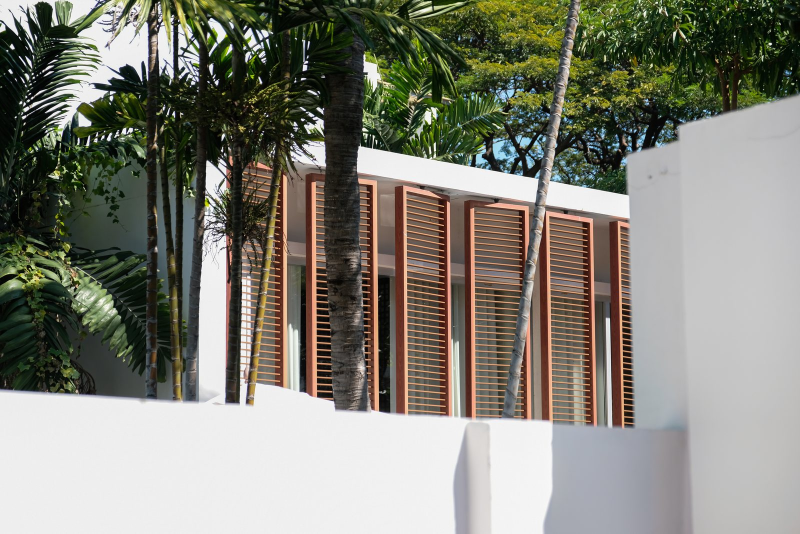
#> input picture assets/img/xaru/catalog/ch-boutique-hotels-design.jpg, 1600 x 1067 px (shown at 1/2 size); its folder holds only this picture in this run
$ python tools_derivatives.py assets/img/xaru/catalog/ch-boutique-hotels-design.jpg
#> lines starting #> are read from the running program, lines starting #| are printed output that depends on the picture
#!/usr/bin/env python3
"""Genera derivadas responsive (AVIF/WebP/JPEG) para el catalogo XARU HOME.
Anchos: 480, 768, 1280, 1920, 2560 -- se omite cualquier ancho > original
(no se inventa resolucion que la foto no tiene).

ADEMAS del escalon estandar se emite el ANCHO NATIVO del master cuando no
coincide con ninguno. Motivo: 144 de los 156 masters del catalogo miden 1600 px,
asi que la escalera se les cortaba en 1280 y en una pantalla grande o retina la
foto se veia blanda pudiendo no verse asi. Con el nativo, cada imagen ofrece
todo lo que tiene y ni un pixel inventado.

El fichero de anchos disponibles por imagen lo escribe export_api.py leyendo
este mismo directorio; el srcset del navegador se construye con esa lista y no
con una tabla fija, que era justo el fallo: se anunciaban 1920 y 2560 para
masters de 1600 y el navegador pedia ficheros que nunca existieron."""
import os, sys, glob
from PIL import Image

WIDTHS = [480, 768, 1280, 1920, 2560]
SRC_DIR = "assets/img/xaru/catalog"
OUT_DIR = "assets/img/xaru/catalog/r"

def derive(path, force=False):
#> called with force = False
    base = os.path.splitext(os.path.basename(path))[0]
    im = Image.open(path).convert("RGB")
#> im is the input picture: PIL image 1600x1067 RGB; mean R, G, B 130.3, 129.8, 118.8
    W, H = im.size
#> W = 1600; H = 1067
    made = []
    widths = [w for w in WIDTHS if w <= W]
#> widths = [480, 768, 1280]
    if W not in widths:
        widths.append(W)          # el ancho nativo, sin reescalar
    for w in widths:
        h = round(H * w / W)
        rs = im.resize((w, h), Image.LANCZOS) if w != W else im
        for ext, kw in (("avif", dict(quality=60)),
                        ("webp", dict(quality=76, method=6)),
                        ("jpg",  dict(quality=82, optimize=True, progressive=True))):
            out = f"{OUT_DIR}/{base}-{w}.{ext}"
            if os.path.exists(out) and not force:
                continue
            rs.save(out, **kw)
            made.append(out)
#> this loop made 4 passes
#> pass 1, in derive, `rs = im.resize((w, h), Image.LANCZOS) if w != W else im`:
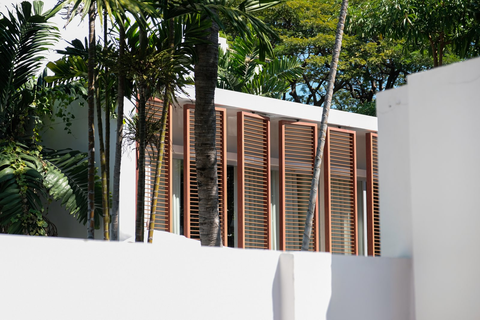
#> rs: PIL image 480x320 RGB; mean R, G, B 130.3, 129.8, 118.8
#> pass 2, in derive, `rs = im.resize((w, h), Image.LANCZOS) if w != W else im`:
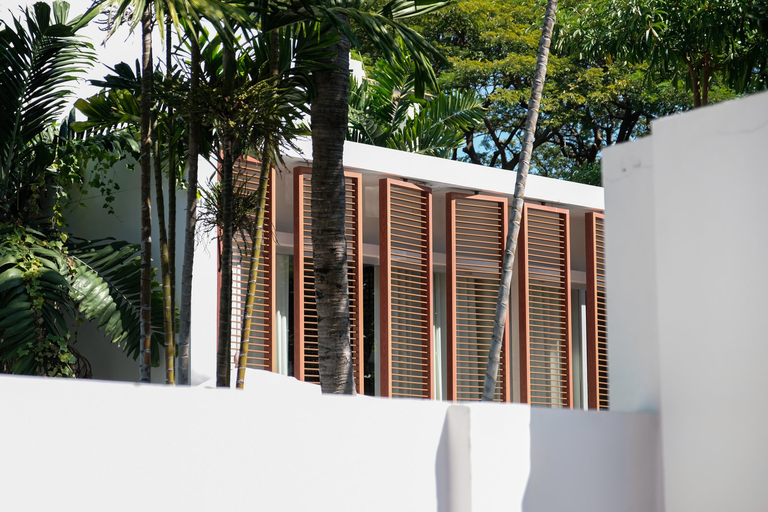
#> rs: PIL image 768x512 RGB; mean R, G, B 130.3, 129.8, 118.8
#> pass 3, in derive, `rs = im.resize((w, h), Image.LANCZOS) if w != W else im`:
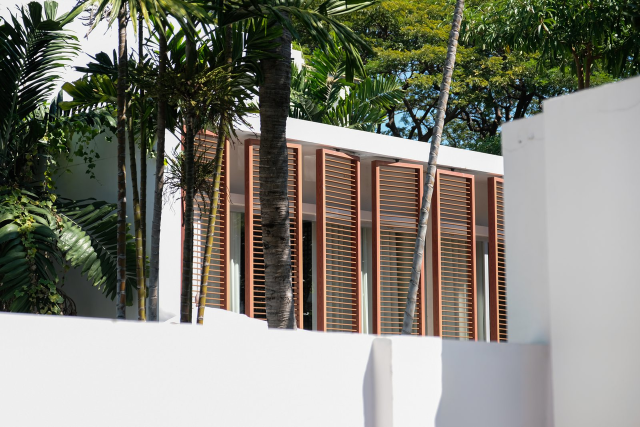
#> rs: PIL image 1280x854 RGB (shown at 1/2 size); mean R, G, B 130.3, 129.8, 118.8
#> after the loop, made = 12 items
    return made

if __name__ == "__main__":
    os.makedirs(OUT_DIR, exist_ok=True)
    force = "--force" in sys.argv
    srcs = sorted(glob.glob(f"{SRC_DIR}/*.jpg"))
    total = 0
    for p in srcs:
        n = len(derive(p, force))
#> n = 12
        total += n
#> total = 12
    print(f"{len(srcs)} masters -> {total} derivadas nuevas")
#| 1 masters -> 12 derivadas nuevas

$ run again, on assets/img/xaru/catalog/ch-halted-projects-marina-40.jpg
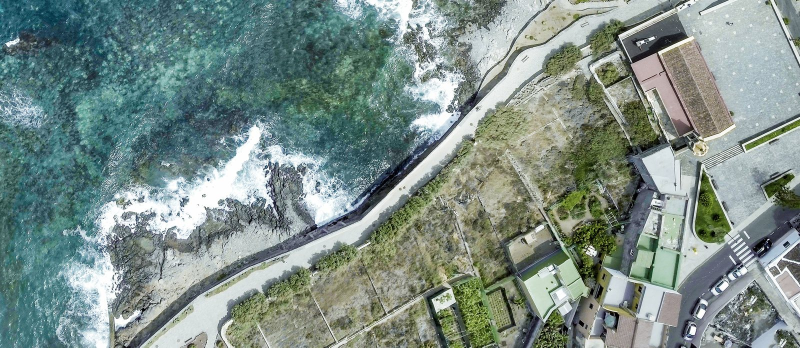
#> input picture assets/img/xaru/catalog/ch-halted-projects-marina-40.jpg, 1600 x 695 px (shown at 1/2 size)
#> in derive, im is the input picture: PIL image 1600x695 RGB; mean R, G, B 124.4, 141.8, 136.1
#> the loop in derive, `for w in widths:` made 4 passes
#> pass 1, in derive, `rs = im.resize((w, h), Image.LANCZOS) if w != W else im`:
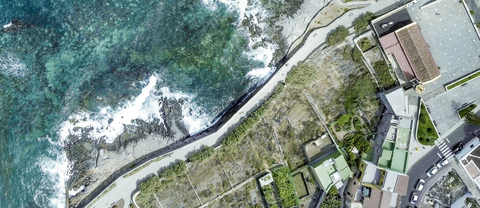
#> rs: PIL image 480x208 RGB; mean R, G, B 124.3, 141.8, 136.1
#> pass 2, in derive, `rs = im.resize((w, h), Image.LANCZOS) if w != W else im`:
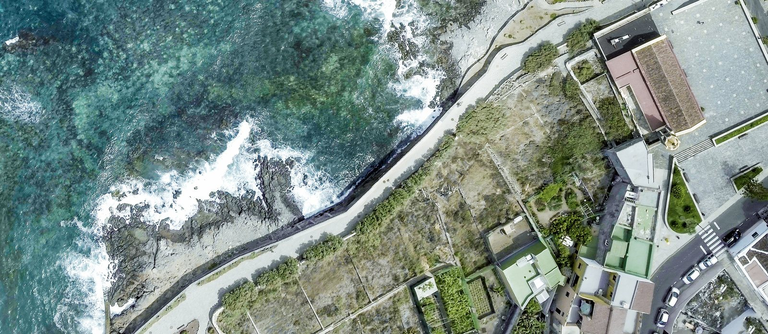
#> rs: PIL image 768x334 RGB; mean R, G, B 124.4, 141.8, 136.1
#> after the loop in derive, `for w in widths:`: made = 12 items
#> n = 12
#| 1 masters -> 12 derivadas nuevas

$ run again, on assets/img/xaru/catalog/ch-halted-projects-mixed-30.jpg
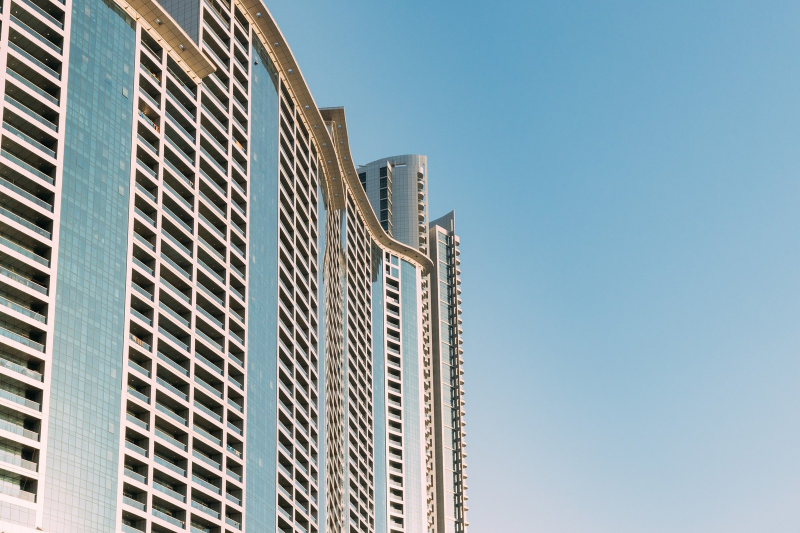
#> input picture assets/img/xaru/catalog/ch-halted-projects-mixed-30.jpg, 1600 x 1066 px (shown at 1/2 size)
#> in derive, im is the input picture: PIL image 1600x1066 RGB; mean R, G, B 143.6, 163.9, 172.8
#> the loop in derive, `for w in widths:` made 4 passes
#> pass 1, in derive, `rs = im.resize((w, h), Image.LANCZOS) if w != W else im`:
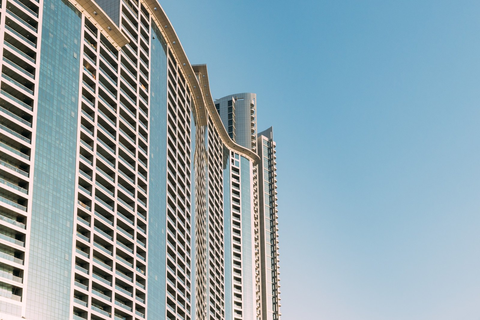
#> rs: PIL image 480x320 RGB; mean R, G, B 143.5, 163.9, 172.8
#> pass 3, in derive, `rs = im.resize((w, h), Image.LANCZOS) if w != W else im`:
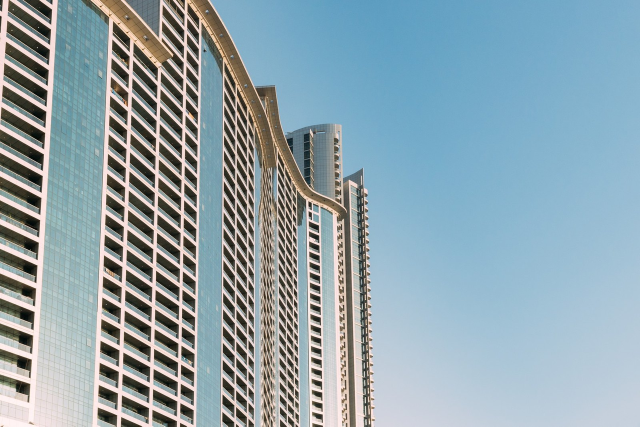
#> rs: PIL image 1280x853 RGB (shown at 1/2 size); mean R, G, B 143.6, 163.9, 172.8
#> after the loop in derive, `for w in widths:`: made = 12 items
#> n = 12
#| 1 masters -> 12 derivadas nuevas

$ run again, on assets/img/xaru/catalog/ch-halted-projects-resort-45.jpg
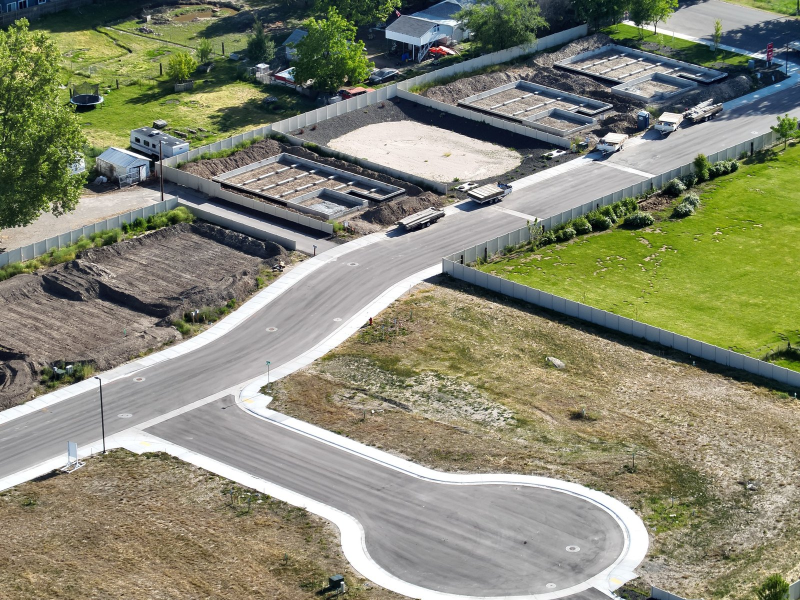
#> input picture assets/img/xaru/catalog/ch-halted-projects-resort-45.jpg, 1600 x 1200 px (shown at 1/2 size)
#> in derive, im is the input picture: PIL image 1600x1200 RGB; mean R, G, B 134.2, 135.5, 114.5
#> the loop in derive, `for w in widths:` made 4 passes
#> pass 1, in derive, `rs = im.resize((w, h), Image.LANCZOS) if w != W else im`:
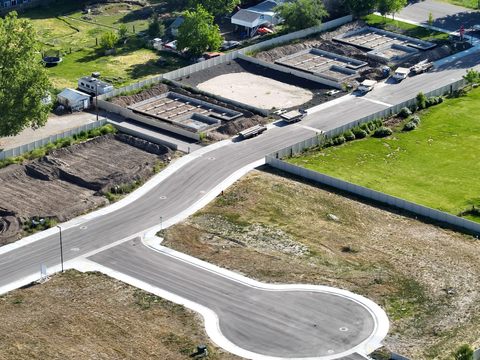
#> rs: PIL image 480x360 RGB; mean R, G, B 134.2, 135.5, 114.5
#> after the loop in derive, `for w in widths:`: made = 12 items
#> n = 12
#| 1 masters -> 12 derivadas nuevas

$ run again, on assets/img/xaru/catalog/ch-boutique-hotels-vineyard.jpg
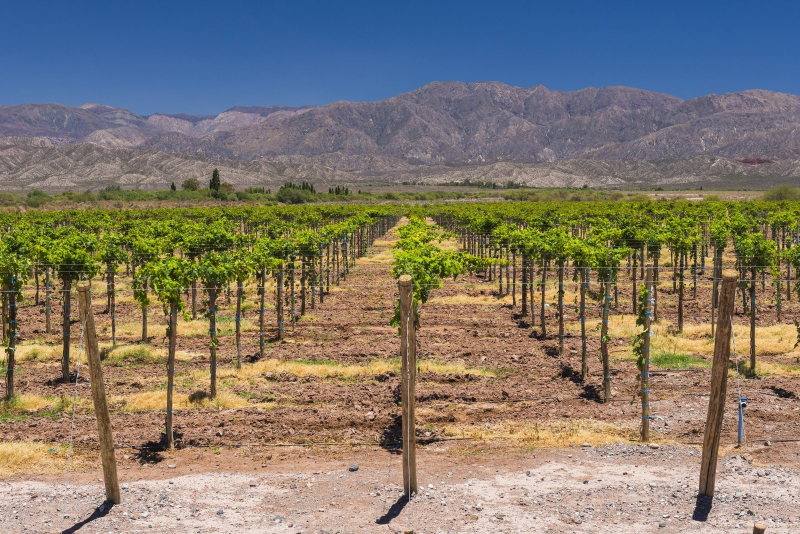
#> input picture assets/img/xaru/catalog/ch-boutique-hotels-vineyard.jpg, 1600 x 1068 px (shown at 1/2 size)
#> in derive, im is the input picture: PIL image 1600x1068 RGB; mean R, G, B 129.2, 122.1, 110.5
#> the loop in derive, `for w in widths:` made 4 passes
#> pass 1, in derive, `rs = im.resize((w, h), Image.LANCZOS) if w != W else im`:
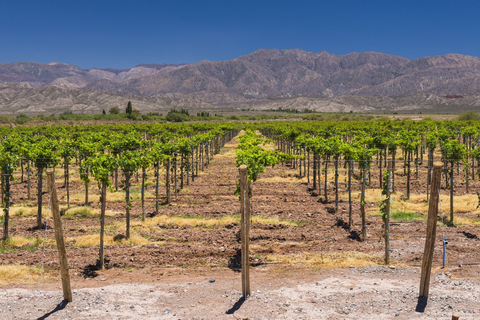
#> rs: PIL image 480x320 RGB; mean R, G, B 129.2, 122.1, 110.5
#> after the loop in derive, `for w in widths:`: made = 12 items
#> n = 12
#| 1 masters -> 12 derivadas nuevas
